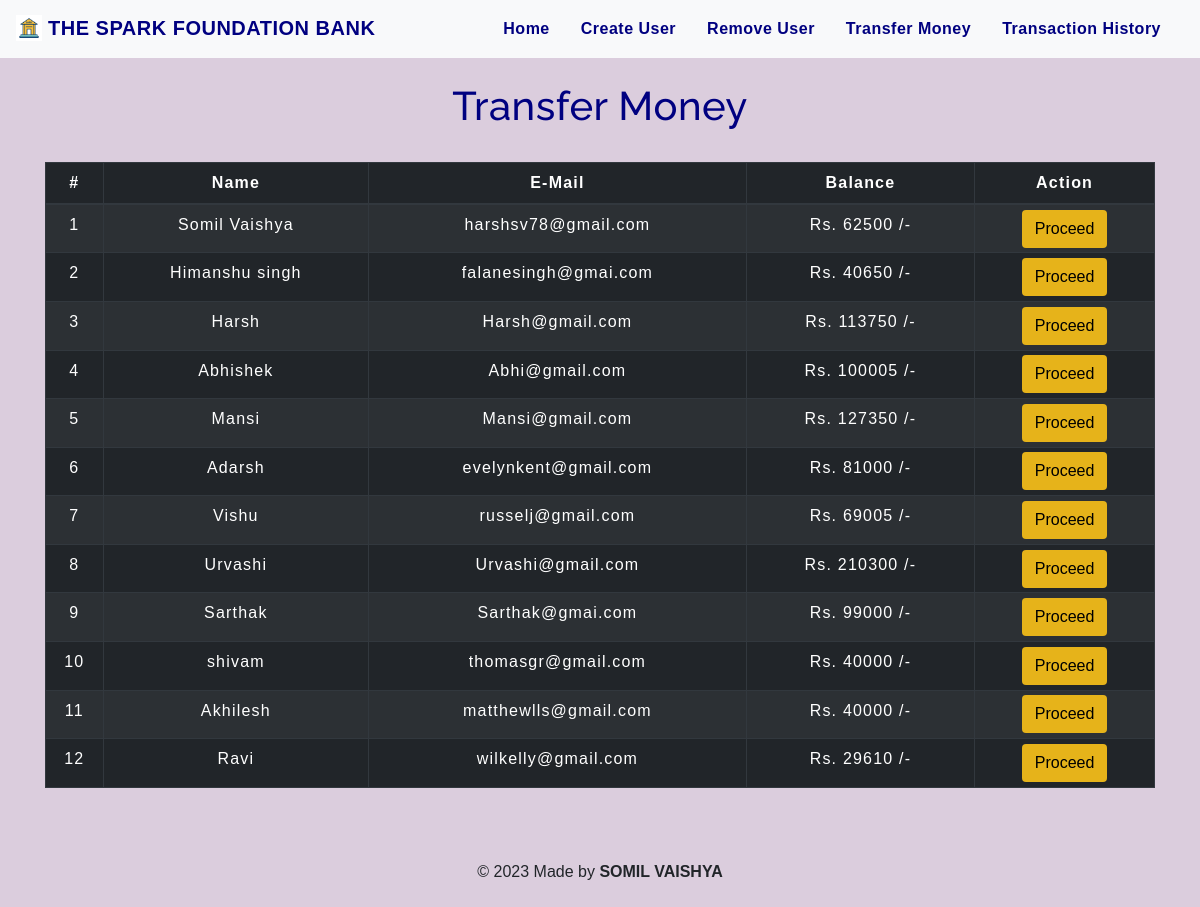
The app's page /transfermoney.php with its own data.
### tables this page shows
CREATE TABLE `users` (
  `id` int(3) NOT NULL,
  `name` text NOT NULL,
  `email` varchar(30) NOT NULL,
  `gender` varchar(155) NOT NULL,
  `balance` int(8) NOT NULL
);

### transfermoney.php (the view, shortened to what this page needs)
<!DOCTYPE html>
<html lang="en">
<head>
    <link rel="stylesheet" href="https://maxcdn.bootstrapcdn.com/bootstrap/4.0.0/css/bootstrap.min.css">
    <link rel="stylesheet" type="text/css" href="css/table.css">
    <link rel="stylesheet" type="text/css" href="css/navbar.css">
</head>
<body style="background-color :  #DBCDDD;">
<?php
    include 'config.php';
    $sql = "SELECT * FROM users";
    $result = mysqli_query($conn,$sql);
?>
<?php
  include 'navbar.php';
?>
<div class="container">
        <h2 class="text-center pt-4" style="color : #000080;">Transfer Money</h2>
        <br>
            <div class="row">
                <div class="col">
                    <div class="table-responsive-sm">
                    <table class="table table-hover table-sm table-striped table-condensed table-bordered table-dark" style="border-color:white;">
                        <thead style="color : white;">
                            <tr>
                            <th scope="col" class="text-center py-2">#</th>
                            <th scope="col" class="text-center py-2">Name</th>
                            <th scope="col" class="text-center py-2">E-Mail</th>
                            <th scope="col" class="text-center py-2">Balance</th>
                            <th scope="col" class="text-center py-2">Action</th>
                            </tr>
                        </thead>
                        <tbody>
                <?php
                    $cnt=1;
                    while($rows=mysqli_fetch_assoc($result)){
                ?>
                    <tr style="color : white;">
                        <td class="py-2"><?php echo $cnt;; ?></td>
                        <td class="py-2"><?php echo $rows['name']?></td>
                        <td class="py-2"><?php echo $rows['email']?></td>
                        <td class="py-2">Rs. <?php echo $rows['balance']?> /-</td>
                        <td><a href="selecteduserdetail.php?id= <?php echo $rows['id'] ;?>"> <button type="button" class="btn" style="background-color : #e6b31a;" style="border-radius:0%;">Proceed</button></a></td>
                    </tr>
                <?php
                $cnt=$cnt+1;
                    }
                ?>
                        </tbody>
                    </table>
                    </div>
                </div>
            </div>
         </div>
         <footer class="text-center mt-5 py-2">
            <p>&copy 2023 Made by <b>SOMIL VAISHYA</b></p>
        </footer>
</body>
</html>

### table.css (style rules this page uses)
* { padding: 0; margin: 0; box-sizing: border-box; font-family: sans-serif; }
h2 { font-size: 40px; }
table { letter-spacing: 1.2px; }
td { text-align: center; }
button { border:none; background: #d9d9d9; transition: 1s; }

### navbar.css (style rules this page uses)
h2 { color: #4C4B4B; letter-spacing: 0.5px; font-family: raleway; }

### transfermoney.php (style rules this page uses)
button { transition: 1.5s; }

### records on screen
users: name "Somil Vaishya", email "harshsv78@gmail.com", balance "62500"
users: name "Himanshu singh", email "falanesingh@gmai.com", balance "40650"
users: name "Harsh", email "Harsh@gmail.com", balance "113750"
users: name "Abhishek", email "Abhi@gmail.com", balance "100005"
users: name "Mansi", email "Mansi@gmail.com", balance "127350"
users: name "Adarsh", email "evelynkent@gmail.com", balance "81000"
users: name "Vishu", email "russelj@gmail.com", balance "69005"
users: name "Urvashi", email "Urvashi@gmail.com", balance "210300"
users: name "Sarthak", email "Sarthak@gmai.com", balance "99000"
users: name "shivam", email "thomasgr@gmail.com", balance "40000"
users: name "Akhilesh", email "matthewlls@gmail.com", balance "40000"
users: name "Ravi", email "wilkelly@gmail.com", balance "29610"
